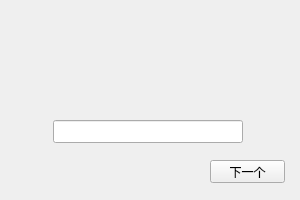
<?xml version="1.0" encoding="UTF-8"?>
<ui version="4.0">
 <class>Form</class>
 <widget class="QWidget" name="Form">
  <property name="geometry">
   <rect>
    <x>0</x>
    <y>0</y>
    <width>300</width>
    <height>200</height>
   </rect>
  </property>
  <property name="windowTitle">
   <string/>
  </property>
  <widget class="QLineEdit" name="lineEdit">
   <property name="geometry">
    <rect>
     <x>53</x>
     <y>120</y>
     <width>190</width>
     <height>23</height>
    </rect>
   </property>
  </widget>
  <widget class="QPushButton" name="backbutton">
   <property name="geometry">
    <rect>
     <x>0</x>
     <y>0</y>
     <width>30</width>
     <height>30</height>
    </rect>
   </property>
   <property name="text">
    <string/>
   </property>
   <property name="icon">
    <iconset resource="../resource.qrc">
     <normaloff>:/images/images/back.png</normaloff>:/images/images/back.png</iconset>
   </property>
   <property name="flat">
    <bool>true</bool>
   </property>
  </widget>
  <widget class="QLabel" name="label">
   <property name="geometry">
    <rect>
     <x>59</x>
     <y>40</y>
     <width>171</width>
     <height>41</height>
    </rect>
   </property>
   <property name="font">
    <font>
     <pointsize>15</pointsize>
    </font>
   </property>
   <property name="text">
    <string/>
   </property>
   <property name="alignment">
    <set>Qt::AlignCenter</set>
   </property>
  </widget>
  <widget class="QPushButton" name="pushButton">
   <property name="geometry">
    <rect>
     <x>210</x>
     <y>160</y>
     <width>75</width>
     <height>23</height>
    </rect>
   </property>
   <property name="text">
    <string>下一个</string>
   </property>
  </widget>
 </widget>
 <resources>
  <include location="../resource.qrc"/>
 </resources>
 <connections/>
</ui>
